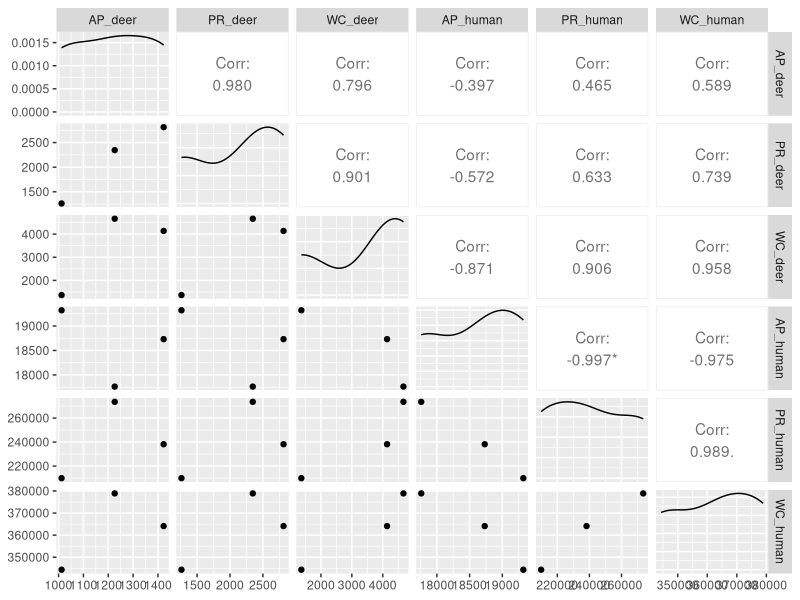

Generate this figure with R:
## ---- chunk 1
knitr::opts_chunk$set(echo = TRUE)
## ---- chunk 2
library(tidyverse)
library(GGally)

deer_pop <- read_csv("deer_pop_data.csv")
pop <- read_csv("final_pop_data.csv")
## ---- chunk 3
data_wide <- spread(pop, county, total_pop)
## ---- chunk 4
data_wide2 <- spread(deer_pop, ParkName, DeerNum)
data_wide2 <- data_wide2 |>
  rename(years = "Years")
## ---- chunk 5
merged_data <- left_join(data_wide2, data_wide, by = "years")
## ---- chunk 6
merged_data <- merged_data |>
  rename(AP_deer = "Arkansas Post National Memorial",
         PR_deer = "Pea Ridge National Military Park",
         WC_deer = "Wilson's Creek National Battlefield",
         AP_human = "Arkansas County, Arkansas",
         PR_human = "Benton County, Arkansas",
         WC_human = "Christian/Greene Counties, Missouri")
## ---- chunk 7
ggpairs(merged_data, columns = 2:7, progress = F)
## ---- chunk 8
lm_model <- lm(AP_deer ~ AP_human, data = merged_data)
summary(lm_model)
## ---- chunk 9
lm_model <- lm(PR_deer ~ PR_human, data = merged_data)
summary(lm_model)
## ---- chunk 10
lm_model <- lm(WC_deer ~ WC_human, data = merged_data)
summary(lm_model)
